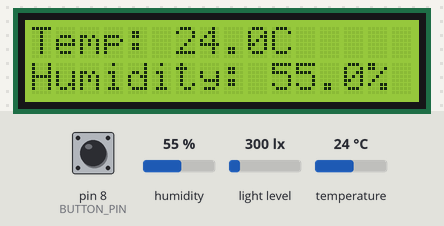
This sketch was run on a simulated Arduino Uno, built with avr-gcc and run on an emulated ATmega328P. On the bench: 16×2 character LCD. Wiring (inferred from the names in the program): HTU21/Si7021 sensor at I2C address 0x40. Inputs (shaded band) come from the test bench; at power-on: pin 8 (BUTTON_PIN) HIGH, light level 300 lx, humidity 55 %, temperature 24 °C. What the sketch prints to the serial monitor is not drawn.

Above: at 5.6 s.
5.7 s: pin 8 (BUTTON_PIN) pulled LOW for 0.15 s
At 11.3 s:
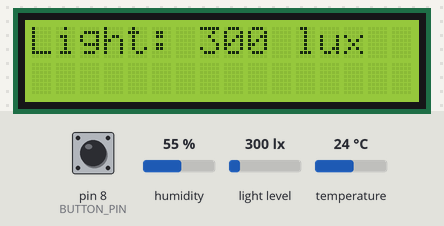
11.6 s: light level set to 40 lx
At 16.3 s:
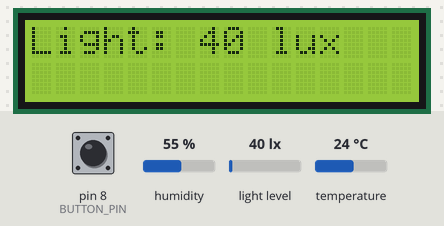
16.6 s: light level set to 500 lx
At 20.7 s:
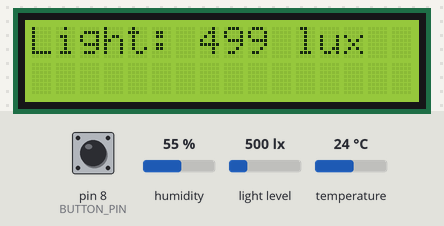
21.6 s: light level set to 1000 lx
At 26.1 s:
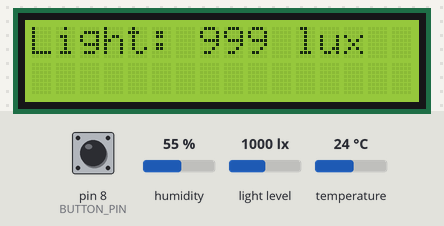
26.7 s: pin 8 (BUTTON_PIN) pulled LOW for 1 s
At 30.7 s:
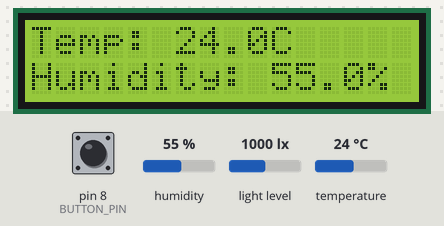
31.7 s: humidity set to 22 %
At 35.9 s:
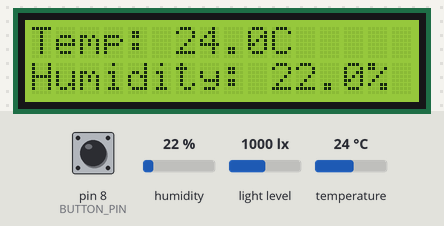
Timing chart, 0 to 37.4 s (numbered marks = the images above; inputs shaded):
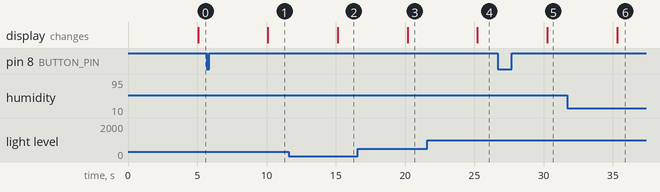

Measured:
- after the input at 5.7 s, the display: changes after 4.4 s (image 1)
- after the input at 11.6 s, the display: changes after 3.5 s (image 2)
- after the input at 16.6 s, the display: changes after 3.6 s (image 3)
- after the input at 21.6 s, the display: changes after 3.6 s (image 4)
- after the input at 26.7 s, the display: changes after 3.6 s (image 5)
- after the input at 31.7 s, the display: changes after 3.6 s (image 6)

The sketch:

tm_hm_lcd_btn.ino
```cpp
#include <Wire.h>
#include <LiquidCrystal_I2C.h>
#include <BH1750.h>

#define SI7021_ADDR 0x40  // 7-bit I2C address of Si7021
#define BUTTON_PIN 8      // Pin for the push button

// Si7021 command codes
#define CMD_MEASURE_RH_WITHHOLD  0xE5  // Measure RH with Hold Master
#define CMD_MEASURE_TEMP_WITHHOLD 0xE3  // Measure Temperature with Hold Master

// Initialize the LCD (address 0x27, 16 columns, 2 rows)
LiquidCrystal_I2C lcd(0x27, 16, 2);

// Initialize the BH1750 light sensor
BH1750 lightMeter;

bool screenState = false;  // Track the current screen (false = Temp/Humidity, true = Light)
unsigned long lastSensorUpdate = 0;  // Time of last sensor update
const unsigned long sensorUpdateInterval = 5000;  // 5 seconds delay between updates
unsigned long lastDebounceTime = 0;  // To handle debouncing
bool lastButtonState = HIGH;  // Button is pulled up, so it starts HIGH

void setup() {
  Serial.begin(9600);
  Wire.begin();  // Join I2C bus as master

  // Initialize LCD
  lcd.begin(16, 2);  // Initialize LCD with 16 columns and 2 rows
  lcd.backlight();  // Turn on the backlight

  // Initialize the BH1750 light sensor
  lightMeter.begin();

  // Reset the Si7021 sensor
  Wire.beginTransmission(SI7021_ADDR);
  Wire.write(0xFE);  // Reset command
  Wire.endTransmission();
  delay(15);  // Allow time for reset

  // Check if the Si7021 sensor is present
  if (checkSensor()) {
    Serial.println("Si7021 sensor found.");
  } else {
    Serial.println("Si7021 sensor not found.");
  }

  // Set the button pin as input with internal pull-up
  pinMode(BUTTON_PIN, INPUT_PULLUP);
}

void loop() {
  bool buttonState = digitalRead(BUTTON_PIN);

  // Check for a button press (with debounce)
  if (buttonState == LOW && lastButtonState == HIGH && (millis() - lastDebounceTime) > 50) {
    screenState = !screenState;  // Toggle the screen state instantly
    lastDebounceTime = millis();  // Update debounce time
  }

  lastButtonState = buttonState;  // Save the button state for the next loop

  // Read data from sensors only if it's time for an update
  if (millis() - lastSensorUpdate >= sensorUpdateInterval) {
    float humidity = readHumidity();
    float temperature = readTemperature();
    uint16_t light = readLightIntensity();

    // Update the sensor data timestamp
    lastSensorUpdate = millis();

    // Display the current data depending on the screen state
    if (screenState) {
      // Show Light Intensity screen on LCD
      lcd.clear();
      lcd.setCursor(0, 0);
      lcd.print("Light: ");
      lcd.print(light);
      lcd.print(" lux");

      // Serial Monitor output for light intensity
      Serial.print("Light: ");
      Serial.print(light);
      Serial.println(" lux");
    } else {
      // Show Temperature and Humidity screen on LCD
      lcd.clear();
      lcd.setCursor(0, 0);
      lcd.print("Temp: ");
      lcd.print(temperature, 1);
      lcd.print("C");

      lcd.setCursor(0, 1);
      lcd.print("Humidity: ");
      lcd.print(humidity, 1);
      lcd.print("%");

      // Serial Monitor output
      Serial.print("Temperature: ");
      Serial.print(temperature, 1);
      Serial.print(" C | Humidity: ");
      Serial.print(humidity, 1);
      Serial.print(" % | Light: ");
      Serial.print(light);
      Serial.println(" lux");
    }
  }

  // No delays in loop, ensuring instant button responsiveness
}

// Check if sensor is present on I2C
bool checkSensor() {
  Wire.beginTransmission(SI7021_ADDR);
  return Wire.endTransmission() == 0;  // If no error, sensor is present
}

// Read raw data from the Si7021 sensor
uint16_t readRaw(uint8_t cmd) {
  Wire.beginTransmission(SI7021_ADDR);
  Wire.write(cmd);
  Wire.endTransmission();
  delay(20);  // Wait for measurement to complete

  Wire.requestFrom(SI7021_ADDR, (uint8_t)2);  // Request 2 bytes of data
  return Wire.available() == 2 ? (Wire.read() << 8) | Wire.read() : 0;
}

// Read humidity from the Si7021 sensor
float readHumidity() {
  uint16_t raw = readRaw(CMD_MEASURE_RH_WITHHOLD);
  return ((125.0 * raw) / 65536.0) - 6.0;  // Convert to percentage
}

// Read temperature from the Si7021 sensor
float readTemperature() {
  uint16_t raw = readRaw(CMD_MEASURE_TEMP_WITHHOLD);
  return ((175.72 * raw) / 65536.0) - 46.85;  // Convert to Celsius
}

// Read light intensity from the BH1750 sensor
uint16_t readLightIntensity() {
  return lightMeter.readLightLevel();  // Returns light level in lux
}
```
